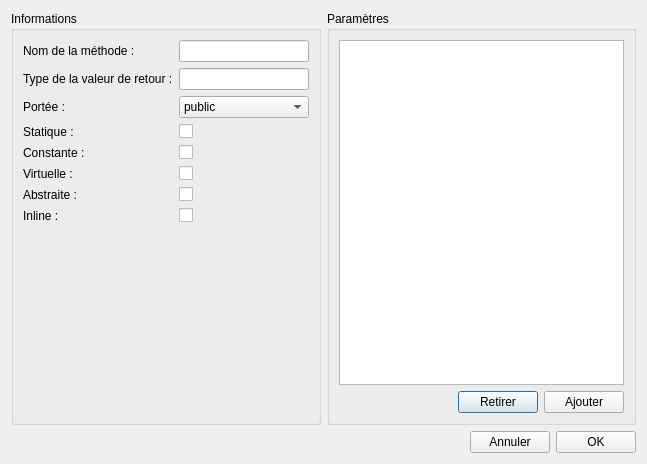
<?xml version="1.0" encoding="UTF-8"?>
<ui version="4.0">
 <class>MethodView</class>
 <widget class="QDialog" name="MethodView">
  <property name="geometry">
   <rect>
    <x>0</x>
    <y>0</y>
    <width>647</width>
    <height>464</height>
   </rect>
  </property>
  <property name="windowTitle">
   <string>Nouvelle méthode</string>
  </property>
  <property name="modal">
   <bool>true</bool>
  </property>
  <layout class="QVBoxLayout" name="verticalLayout_2">
   <item>
    <layout class="QHBoxLayout" name="horizontalLayout_2">
     <item>
      <widget class="QGroupBox" name="groupBox">
       <property name="title">
        <string>Informations</string>
       </property>
       <layout class="QVBoxLayout" name="verticalLayout_3">
        <item>
         <layout class="QFormLayout" name="formLayout">
          <item row="0" column="0">
           <widget class="QLabel" name="label">
            <property name="text">
             <string>Nom de la méthode :</string>
            </property>
           </widget>
          </item>
          <item row="0" column="1">
           <widget class="QLineEdit" name="lineEdit_Name"/>
          </item>
          <item row="1" column="0">
           <widget class="QLabel" name="label_2">
            <property name="text">
             <string>Type de la valeur de retour :</string>
            </property>
           </widget>
          </item>
          <item row="1" column="1">
           <widget class="QLineEdit" name="lineEdit_ReturnType"/>
          </item>
          <item row="3" column="0">
           <widget class="QLabel" name="label_3">
            <property name="text">
             <string>Statique :</string>
            </property>
           </widget>
          </item>
          <item row="3" column="1">
           <widget class="QCheckBox" name="checkBox_Static">
            <property name="text">
             <string/>
            </property>
           </widget>
          </item>
          <item row="4" column="0">
           <widget class="QLabel" name="label_4">
            <property name="text">
             <string>Constante :</string>
            </property>
           </widget>
          </item>
          <item row="4" column="1">
           <widget class="QCheckBox" name="checkBox_Const">
            <property name="text">
             <string/>
            </property>
           </widget>
          </item>
          <item row="2" column="0">
           <widget class="QLabel" name="label_5">
            <property name="text">
             <string>Portée :</string>
            </property>
           </widget>
          </item>
          <item row="2" column="1">
           <widget class="QComboBox" name="comboBox_Range">
            <item>
             <property name="text">
              <string>public</string>
             </property>
            </item>
            <item>
             <property name="text">
              <string>protected</string>
             </property>
            </item>
            <item>
             <property name="text">
              <string>private</string>
             </property>
            </item>
           </widget>
          </item>
          <item row="5" column="0">
           <widget class="QLabel" name="label_6">
            <property name="text">
             <string>Virtuelle :</string>
            </property>
           </widget>
          </item>
          <item row="5" column="1">
           <widget class="QCheckBox" name="checkBox_Virtual">
            <property name="text">
             <string/>
            </property>
           </widget>
          </item>
          <item row="6" column="0">
           <widget class="QLabel" name="label_7">
            <property name="text">
             <string>Abstraite :</string>
            </property>
           </widget>
          </item>
          <item row="6" column="1">
           <widget class="QCheckBox" name="checkBox_Abstract">
            <property name="text">
             <string/>
            </property>
           </widget>
          </item>
          <item row="7" column="0">
           <widget class="QLabel" name="label_8">
            <property name="text">
             <string>Inline :</string>
            </property>
           </widget>
          </item>
          <item row="7" column="1">
           <widget class="QCheckBox" name="checkBox_Inline">
            <property name="text">
             <string/>
            </property>
           </widget>
          </item>
         </layout>
        </item>
       </layout>
      </widget>
     </item>
     <item>
      <widget class="QGroupBox" name="groupBox_2">
       <property name="title">
        <string>Paramètres</string>
       </property>
       <layout class="QVBoxLayout" name="verticalLayout">
        <item>
         <widget class="QListWidget" name="listWidget_Param"/>
        </item>
        <item>
         <layout class="QHBoxLayout" name="horizontalLayout_3">
          <item>
           <spacer name="horizontalSpacer_2">
            <property name="orientation">
             <enum>Qt::Horizontal</enum>
            </property>
            <property name="sizeHint" stdset="0">
             <size>
              <width>40</width>
              <height>20</height>
             </size>
            </property>
           </spacer>
          </item>
          <item>
           <widget class="QPushButton" name="pushButton_Remove">
            <property name="text">
             <string>Retirer</string>
            </property>
            <property name="icon">
             <iconset resource="../resources/resources.qrc">
              <normaloff>:/images/images/annuler.png</normaloff>:/images/images/annuler.png</iconset>
            </property>
           </widget>
          </item>
          <item>
           <widget class="QPushButton" name="pushButton_Add">
            <property name="text">
             <string>Ajouter</string>
            </property>
            <property name="icon">
             <iconset resource="../resources/resources.qrc">
              <normaloff>:/images/images/plus.png</normaloff>:/images/images/plus.png</iconset>
            </property>
           </widget>
          </item>
         </layout>
        </item>
       </layout>
      </widget>
     </item>
    </layout>
   </item>
   <item>
    <layout class="QHBoxLayout" name="horizontalLayout">
     <item>
      <spacer name="horizontalSpacer">
       <property name="orientation">
        <enum>Qt::Horizontal</enum>
       </property>
       <property name="sizeHint" stdset="0">
        <size>
         <width>40</width>
         <height>20</height>
        </size>
       </property>
      </spacer>
     </item>
     <item>
      <widget class="QPushButton" name="pushButton_Cancel">
       <property name="text">
        <string>Annuler</string>
       </property>
       <property name="icon">
        <iconset resource="../resources/resources.qrc">
         <normaloff>:/images/images/annuler.png</normaloff>:/images/images/annuler.png</iconset>
       </property>
      </widget>
     </item>
     <item>
      <widget class="QPushButton" name="pushButton_OK">
       <property name="text">
        <string>OK</string>
       </property>
       <property name="icon">
        <iconset resource="../resources/resources.qrc">
         <normaloff>:/images/images/valider.png</normaloff>:/images/images/valider.png</iconset>
       </property>
      </widget>
     </item>
    </layout>
   </item>
  </layout>
 </widget>
 <resources>
  <include location="../resources/resources.qrc"/>
 </resources>
 <connections/>
</ui>
